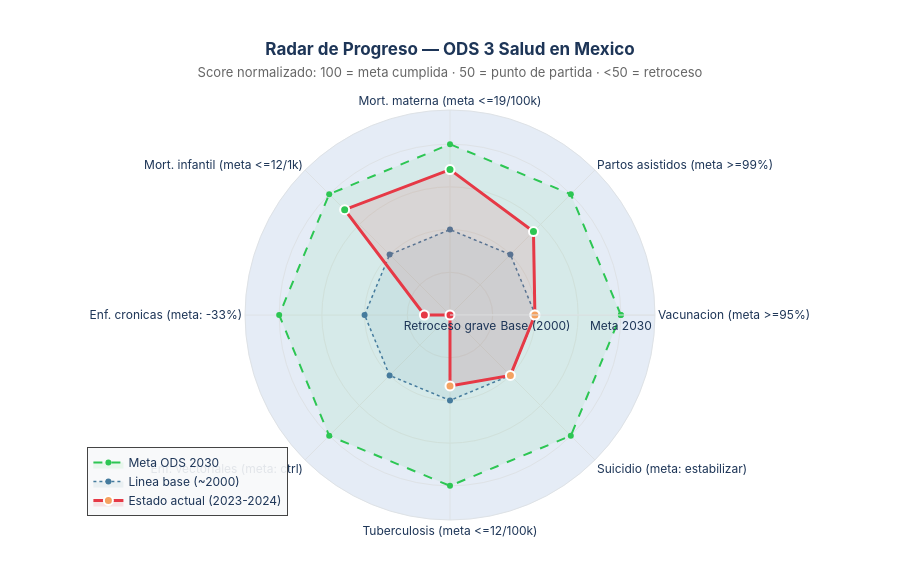

The notebook cell saved with this chart:
### Markdown cell above
---
## Sintesis Visual — El Radar de la Salud

Una mirada de conjunto: ¿dónde está México en cada dimensión del ODS 3?  
El radar compara el **valor actual** frente al **valor base (~2000)** y la **meta 2030**.

Score normalizado: **100 = meta cumplida** · **50 = punto de partida** · **<50 = retroceso**

### Code cell
# ══════════════════════════════════════════════════════════════════════════════
# FIGURA 8 — Radar: Estado actual vs meta 2030 en ODS 3
# ══════════════════════════════════════════════════════════════════════════════

radar_data = [
    # (etiqueta, base, actual, meta, mayor_mejor)
    ('Vacunacion\n(meta >=95%)',         76.6, 76.5,  95.0, True),
    ('Partos asistidos\n(meta >=99%)',   81.5, 88.2,  99.0, True),
    ('Mort. materna\n(meta <=19/100k)',  71.3, 34.6,  19.0, False),
    ('Mort. infantil\n(meta <=12/1k)',   28.0, 16.1,  12.0, False),
    ('Enf. cronicas\n(meta: -33%)',     221.5, 272.9, 148.0, False),
    ('Enf. vectoriales\n(meta: ctrl)',   50.0, 249.9,  20.0, False),
    ('Tuberculosis\n(meta <=12/100k)',   18.5, 19.6,  12.0, False),
    ('Suicidio\n(meta: estabilizar)',     3.5,  6.2,   3.5, False),
]

def normalizar(val, base, meta, mayor_mejor):
    if meta == base:
        return 50.0
    if mayor_mejor:
        score = (val - base) / (meta - base) * 50 + 50
    else:
        score = (base - val) / (base - meta) * 50 + 50
    return max(0.0, min(100.0, score))

categorias    = [d[0] for d in radar_data]
scores_actual = [round(normalizar(d[2], d[1], d[3], d[4]), 1) for d in radar_data]

cats_c   = categorias + [categorias[0]]
actual_c = scores_actual + [scores_actual[0]]
meta_c   = [100] * len(categorias) + [100]
base_c   = [50]  * len(categorias) + [50]

fig_radar = go.Figure()

fig_radar.add_trace(go.Scatterpolar(
    r=meta_c, theta=cats_c,
    fill='toself', fillcolor='rgba(44,198,83,0.08)',
    line=dict(color=COLOR_MEJORA, width=2, dash='dash'),
    name='Meta ODS 2030'
))
fig_radar.add_trace(go.Scatterpolar(
    r=base_c, theta=cats_c,
    fill='toself', fillcolor='rgba(69,123,157,0.08)',
    line=dict(color=COLOR_NEUTRO, width=1.5, dash='dot'),
    name='Linea base (~2000)'
))

colors_pts = [
    COLOR_ALERTA if s < 40 else COLOR_ACENTO if s < 65 else COLOR_MEJORA
    for s in scores_actual
]
fig_radar.add_trace(go.Scatterpolar(
    r=actual_c, theta=cats_c,
    fill='toself', fillcolor='rgba(230,57,70,0.12)',
    line=dict(color=COLOR_ALERTA, width=3),
    mode='lines+markers',
    marker=dict(size=9, color=colors_pts + [colors_pts[0]],
                line=dict(width=2, color='white')),
    name='Estado actual (2023-2024)',
    hovertemplate='<b>%{theta}</b><br>Score: <b>%{r:.0f}/100</b><extra></extra>'
))

fig_radar.update_layout(
    polar=dict(
        radialaxis=dict(
            visible=True, range=[0, 120],
            tickvals=[0, 25, 50, 75, 100],
            ticktext=['Retroceso\ngrave', '', 'Base\n(2000)', '', 'Meta\n2030'],
            gridcolor='#DEE2E6', linecolor='#DEE2E6',
        ),
        angularaxis=dict(linecolor='#DEE2E6', gridcolor='#DEE2E6')
    ),
    title=dict(
        text='<b>Radar de Progreso — ODS 3 Salud en Mexico</b><br>'
             '<span style="font-size:13px;font-weight:normal;color:#666">'
             'Score normalizado: 100 = meta cumplida · 50 = punto de partida · <50 = retroceso</span>',
        x=0.5, xanchor='center'
    ),
    height=580, paper_bgcolor='white',
    font=dict(family='Inter, Arial, sans-serif', color='#1D3557'),
    legend=dict(x=0.01, y=0.01, bgcolor='rgba(248,249,250,0.9)', borderwidth=1),
    margin=dict(t=110, b=60)
)

fig_radar.show()

print('\nScores de progreso ODS 3:')
for cat, score in zip(categorias, scores_actual):
    status = 'RETROCESO' if score < 40 else 'ESTANCADO' if score < 65 else 'AVANZANDO'
    print('  {:<10s} {:<32s} {:5.1f}/100'.format(status, cat.split('\n')[0], score))

### Figure 1 — Plotly figure (JSON) as saved in the notebook; plotly's stock layout.template omitted (floating-point values rounded to 4 significant figures)
{"data": [{"fill": "toself", "fillcolor": "rgba(44,198,83,0.08)", "line": {"color": "#2DC653", "dash": "dash", "width": 2}, "name": "Meta ODS 2030", "r": [100, 100, 100, 100, 100, 100, 100, 100, 100], "theta": ["Vacunacion\n(meta >=95%)", "Partos asistidos\n(meta >=99%)", "Mort. materna\n(meta <=19/100k)", "Mort. infantil\n(meta <=12/1k)", "Enf. cronicas\n(meta: -33%)", "Enf. vectoriales\n(meta: ctrl)", "Tuberculosis\n(meta <=12/100k)", "Suicidio\n(meta: estabilizar)", "Vacunacion\n(meta >=95%)"], "type": "scatterpolar"}, {"fill": "toself", "fillcolor": "rgba(69,123,157,0.08)", "line": {"color": "#457B9D", "dash": "dot", "width": 1.5}, "name": "Linea base (~2000)", "r": [50, 50, 50, 50, 50, 50, 50, 50, 50], "theta": ["Vacunacion\n(meta >=95%)", "Partos asistidos\n(meta >=99%)", "Mort. materna\n(meta <=19/100k)", "Mort. infantil\n(meta <=12/1k)", "Enf. cronicas\n(meta: -33%)", "Enf. vectoriales\n(meta: ctrl)", "Tuberculosis\n(meta <=12/100k)", "Suicidio\n(meta: estabilizar)", "Vacunacion\n(meta >=95%)"], "type": "scatterpolar"}, {"fill": "toself", "fillcolor": "rgba(230,57,70,0.12)", "hovertemplate": "<b>%{theta}</b><br>Score: <b>%{r:.0f}/100</b><extra></extra>", "line": {"color": "#E63946", "width": 3}, "marker": {"color": ["#F4A261", "#2DC653", "#2DC653", "#2DC653", "#E63946", "#E63946", "#F4A261", "#F4A261", "#F4A261"], "line": {"color": "white", "width": 2}, "size": 9}, "mode": "lines+markers", "name": "Estado actual (2023-2024)", "r": [49.7, 69.1, 85.1, 87.2, 15.0, 0.0, 41.5, 50.0, 49.7], "theta": ["Vacunacion\n(meta >=95%)", "Partos asistidos\n(meta >=99%)", "Mort. materna\n(meta <=19/100k)", "Mort. infantil\n(meta <=12/1k)", "Enf. cronicas\n(meta: -33%)", "Enf. vectoriales\n(meta: ctrl)", "Tuberculosis\n(meta <=12/100k)", "Suicidio\n(meta: estabilizar)", "Vacunacion\n(meta >=95%)"], "type": "scatterpolar"}], "layout": {"font": {"color": "#1D3557", "family": "Inter, Arial, sans-serif"}, "height": 580, "legend": {"bgcolor": "rgba(248,249,250,0.9)", "borderwidth": 1, "x": 0.01, "y": 0.01}, "margin": {"b": 60, "t": 110}, "paper_bgcolor": "white", "polar": {"angularaxis": {"gridcolor": "#DEE2E6", "linecolor": "#DEE2E6"}, "radialaxis": {"gridcolor": "#DEE2E6", "linecolor": "#DEE2E6", "range": [0, 120], "ticktext": ["Retroceso\ngrave", "", "Base\n(2000)", "", "Meta\n2030"], "tickvals": [0, 25, 50, 75, 100], "visible": true}}, "title": {"text": "<b>Radar de Progreso — ODS 3 Salud en Mexico</b><br><span style=\"font-size:13px;font-weight:normal;color:#666\">Score normalizado: 100 = meta cumplida · 50 = punto de partida · <50 = retroceso</span>", "x": 0.5, "xanchor": "center"}}}
